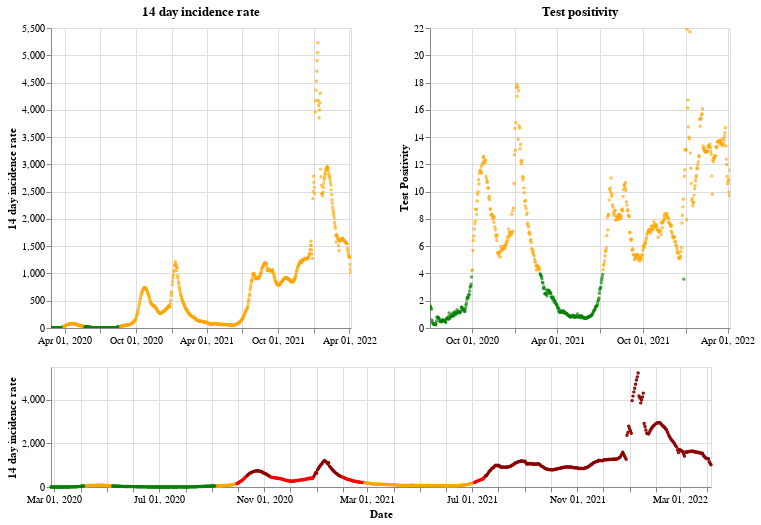

The cell this chart's notebook holds for it:
### Markdown cell above
## Northern Ireland

### Code cell
plot_traffic_light('Northern Ireland')

### Figure 1 — Vega-Lite specification as saved in the notebook (floating-point values rounded to 4 significant figures; data arrays with more than 128 entries replaced by an {"elided": "..."} marker saying what was removed)
{"config": {"view": {"continuousWidth": 400, "continuousHeight": 300}}, "vconcat": [{"hconcat": [{"mark": {"type": "point", "size": 2}, "encoding": {"color": {"condition": {"value": "green", "test": "(datum.twoWeeklyCasesRate <= 25)"}, "value": "orange"}, "tooltip": [{"type": "nominal", "field": "areaName"}, {"type": "temporal", "field": "date"}, {"type": "quantitative", "field": "twoWeeklyCasesRate"}, {"type": "quantitative", "field": "testPositivity"}], "x": {"type": "temporal", "axis": {"title": ""}, "field": "date", "scale": {"domain": {"selection": "DateBrush"}}, "timeUnit": "yearmonthdate"}, "y": {"type": "quantitative", "axis": {"title": "14 day incidence rate"}, "field": "twoWeeklyCasesRate"}}, "title": "14 day incidence rate", "width": 300}, {"mark": {"type": "point", "size": 2}, "encoding": {"color": {"condition": {"value": "green", "test": "(datum.testPositivity <= 4)"}, "value": "orange"}, "tooltip": [{"type": "nominal", "field": "areaName"}, {"type": "temporal", "field": "date"}, {"type": "quantitative", "field": "twoWeeklyCasesRate"}, {"type": "quantitative", "field": "testPositivity"}], "x": {"type": "temporal", "axis": {"title": ""}, "field": "date", "scale": {"domain": {"selection": "DateBrush"}}, "timeUnit": "yearmonthdate"}, "y": {"type": "quantitative", "axis": {"title": "Test Positivity"}, "field": "testPositivity"}}, "title": "Test positivity", "width": 300}]}, {"layer": [{"mark": {"type": "point", "size": 2}, "encoding": {"color": {"condition": {"value": "orange", "test": "(((datum.testPositivity < 4) && (datum.twoWeeklyCasesRate >= 50)) && (datum.twoWeeklyCasesRate < 200))"}, "value": "red"}, "opacity": {"condition": {"value": 1, "test": "((datum.twoWeeklyCasesRate >= 50) && (datum.twoWeeklyCasesRate < 500))"}, "value": 0}, "tooltip": [{"type": "nominal", "field": "areaName"}, {"type": "temporal", "field": "date"}, {"type": "quantitative", "field": "twoWeeklyCasesRate"}, {"type": "quantitative", "field": "testPositivity"}], "x": {"type": "temporal", "axis": {"title": "Date"}, "field": "date", "timeUnit": "yearmonthdate"}, "y": {"type": "quantitative", "axis": {"title": "14 day incidence rate"}, "field": "twoWeeklyCasesRate"}}, "selection": {"DateBrush": {"type": "interval", "encodings": ["x"], "fields": ["Time"]}}}, {"mark": {"type": "point", "size": 2}, "encoding": {"color": {"value": "darkred"}, "opacity": {"condition": {"value": 1, "test": "(datum.twoWeeklyCasesRate >= 500)"}, "value": 0}, "tooltip": [{"type": "nominal", "field": "areaName"}, {"type": "temporal", "field": "date"}, {"type": "quantitative", "field": "twoWeeklyCasesRate"}, {"type": "quantitative", "field": "testPositivity"}], "x": {"type": "temporal", "axis": {"title": "Date"}, "field": "date", "timeUnit": "yearmonthdate"}, "y": {"type": "quantitative", "axis": {"title": "14 day incidence rate"}, "field": "twoWeeklyCasesRate"}}}, {"mark": {"type": "point", "size": 2}, "encoding": {"color": {"condition": {"value": "green", "test": "((datum.testPositivity < 4) && (datum.twoWeeklyCasesRate < 50))"}, "value": "orange"}, "opacity": {"condition": {"value": 1, "test": "(datum.twoWeeklyCasesRate < 50)"}, "value": 0}, "tooltip": [{"type": "nominal", "field": "areaName"}, {"type": "temporal", "field": "date"}, {"type": "quantitative", "field": "twoWeeklyCasesRate"}, {"type": "quantitative", "field": "testPositivity"}], "x": {"type": "temporal", "axis": {"title": "Date"}, "field": "date", "timeUnit": "yearmonthdate"}, "y": {"type": "quantitative", "axis": {"title": "14 day incidence rate"}, "field": "twoWeeklyCasesRate"}}}], "height": 120, "width": 660}], "data": {"name": "data-cf4f854ca9278bc40dc1800b8a6c160e"}, "$schema": "https://vega.github.io/schema/vega-lite/v4.8.1.json", "datasets": {"data-cf4f854ca9278bc40dc1800b8a6c160e": {"elided": "771 records"}}}
